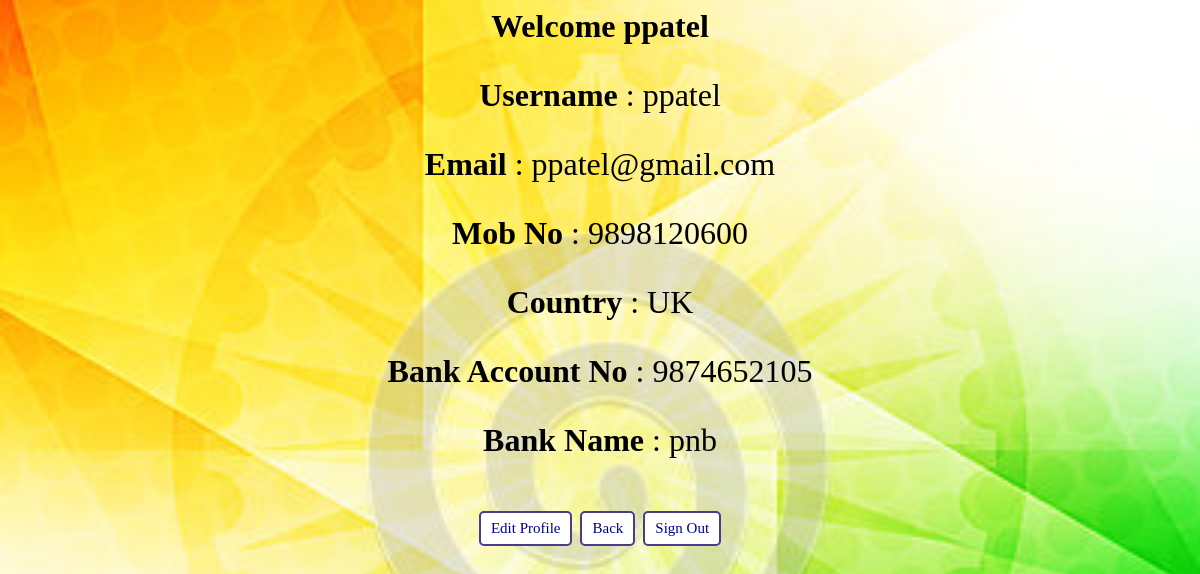
The page /profileciv.php (signed in) on the database its author committed.
### tables this page shows
CREATE TABLE `civilian` (
  `uname` varchar(15) NOT NULL,
  `pass` varchar(15) NOT NULL,
  `email` varchar(50) NOT NULL,
  `mob` bigint(10) NOT NULL,
  `country` varchar(15) NOT NULL,
  `adhaar` bigint(20) DEFAULT NULL,
  `bname` varchar(20) NOT NULL,
  `acc` bigint(20) NOT NULL,
  `bank` varchar(50) NOT NULL,
  `ifsc` varchar(15) NOT NULL
);

### profileciv.php (the view, shortened to what this page needs)
<html>
<body style="background-color:lightblue">
<center>
<?php
$unm=$_SESSION['uname'];
echo "<h1><center>Welcome ".$unm."</center></h1>" ;
 try{
		$dbhandler = new PDO('mysql:host=127.0.0.1;dbname=project','root','root');
		$dbhandler->setAttribute(PDO::ATTR_ERRMODE,PDO::ERRMODE_EXCEPTION);
		$sql="select * from civilian where uname='$unm'";
		$query=$dbhandler->query($sql);
		while($r=$query->fetch()){
			echo "<p style='font-size:200%;'><b>Username</b>  :  ".$r['uname']."</p>";
			echo "<p style='font-size:200%;'><b>Email</b>  :  ".$r['email']."</p>";
			echo "<p style='font-size:200%;'><b>Mob No</b>  :  ".$r['mob']."</p>";
			echo "<p style='font-size:200%;'><b>Country</b>  :  ".$r['country']."</p>";
			echo "<p style='font-size:200%;'><b>Bank Account No</b>  :  ".$r['acc']."</p>";
			echo "<p style='font-size:200%;'><b>Bank Name</b>  :  ".$r['bank']."</p>";
			}
	}
	catch(PDOException $e){
		echo $e->getMessage();
		die();
	}
?>
<br>
<a class="button" href="editciv.php">Edit Profile</a>
<a class="button" href="home.php">Back</a>
<a class="button" href="signout.php?msg1=Logged Out">Sign Out</a>
</center>
</body>
</html>

### profileciv.php (style rules this page uses)
.button { background-color:white; border: none; border: 2px solid darkslateblue; color: darkblue; border-radius: 5px; padding: 7px 10px; text-align: center; text-decoration: none; display: inline-block; font-size: 15px; -webkit-transition-duration: 0.4s; transition-duration: 0.4s; margin: 2px; }
body { background-image:url(flag2.jpg); background-size: cover; }

### rows shown on the page
civilian: uname "ppatel", email "ppatel@gmail.com", mob "9898120600", country "UK", acc "9874652105", bank "pnb"

### other values the page prints
$unm "ppatel"
